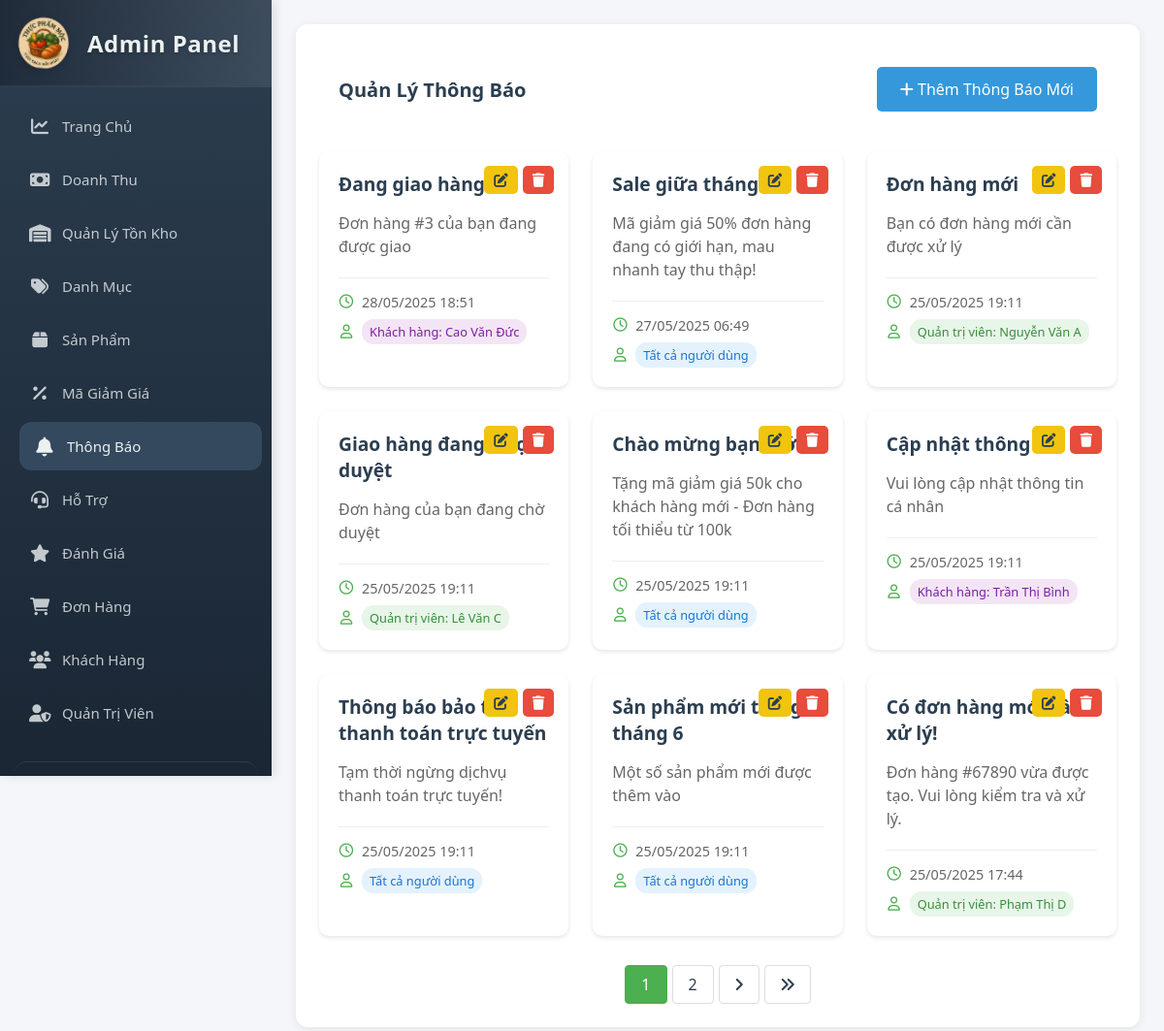
The page /admin/notifications.php (signed in) on the database its author committed.
### tables this page shows
CREATE TABLE `notifications` (
  `notification_id` int(11) NOT NULL AUTO_INCREMENT,
  `subject` varchar(255) NOT NULL,
  `message` text NOT NULL,
  `recipient_type` varchar(50) NOT NULL DEFAULT 'all',
  `recipient_id` int(11) DEFAULT NULL,
  `notification_type` enum('system','order','promotion','support') NOT NULL DEFAULT 'system',
  `created_at` timestamp NOT NULL DEFAULT current_timestamp(),
  `read_at` timestamp NULL DEFAULT NULL,
  PRIMARY KEY (`notification_id`)
);

### admin/notifications.php (the view, shortened to what this page needs)
<?php
$conn = getDBConnection();
$items_per_page = 9;
$page = isset($_GET['page']) ? (int)$_GET['page'] : 1;
$offset = ($page - 1) * $items_per_page;
$total_notifications = $conn->query("SELECT COUNT(*) as total FROM notifications")->fetch_assoc()['total'];
$total_pages = ceil($total_notifications / $items_per_page);
$notifications = $conn->query("
    SELECT n.*,
           CASE
               WHEN n.recipient_type = 'customer' THEN c.name
               WHEN n.recipient_type = 'admin' THEN a.name
               ELSE NULL
           END as recipient_name
    FROM notifications n
    LEFT JOIN customers c ON n.recipient_type = 'customer' AND n.recipient_id = c.customer_id
    LEFT JOIN administrators a ON n.recipient_type = 'admin' AND n.recipient_id = a.admin_id
    ORDER BY n.created_at DESC
    LIMIT $offset, $items_per_page
");
?>
<!DOCTYPE html>
<html lang="vi">
<head>
    <link rel="stylesheet" href="assets/css/admin-style.css">
    <link rel="stylesheet" href="https://cdnjs.cloudflare.com/ajax/libs/font-awesome/6.0.0/css/all.min.css">
</head>
<body>
    <div class="admin-container">
        <?php include 'sidebar.php'; ?>
        <main class="main-content">
            <div class="card">
                <div class="card-header">
                    <h2 class="card-title">Quản Lý Thông Báo</h2>
                    <button class="btn btn-primary" onclick="showAddNotificationForm()">
                        <i class="fas fa-plus"></i> Thêm Thông Báo Mới
                    </button>
                </div>
                <div class="notifications-grid">
                    <?php while ($notification = $notifications->fetch_assoc()): ?>
                        <div class="notification-card">
                            <div class="actions">
                                <button class="btn btn-warning" onclick='showEditNotificationForm(<?php echo json_encode($notification); ?>)'>
                                    <i class="fas fa-edit"></i>
                                </button>
                                <button class="btn btn-danger" onclick="confirmDeleteNotification(<?php echo $notification['notification_id']; ?>)">
                                    <i class="fas fa-trash"></i>
                                </button>
                            </div>
                            <h3><?php echo htmlspecialchars($notification['subject']); ?></h3>
                            <div class="notification-info">
                                <p><?php echo htmlspecialchars($notification['message']); ?></p>
                            </div>
                            <div class="notification-meta">
                                <div class="meta-item">
                                    <i class="far fa-clock"></i>
                                    <?php echo date('d/m/Y H:i', strtotime($notification['created_at'])); ?>
                                </div>
                                <div class="meta-item">
                                    <i class="far fa-user"></i>
                                    <?php
                                    if ($notification['recipient_type'] === 'all') {
                                        echo '<span class="recipient-badge recipient-all">Tất cả người dùng</span>';
                                    } elseif ($notification['recipient_type'] === 'customer') {
                                        echo '<span class="recipient-badge recipient-customer">Khách hàng: ' .
                                             htmlspecialchars($notification['recipient_name'] ?? 'Không tồn tại') . '</span>';
                                    } else {
                                        echo '<span class="recipient-badge recipient-admin">Quản trị viên: ' .
                                             htmlspecialchars($notification['recipient_name'] ?? 'Không tồn tại') . '</span>';
                                    }
                                    ?>
                                </div>
                            </div>
                        </div>
                    <?php endwhile; ?>
                </div>
                <?php if ($total_pages > 1): ?>
                    <div class="pagination">
                        <?php
                        $start_page = max(1, $page - 2);
                        $end_page = min($total_pages, $page + 2);
                        for ($i = $start_page; $i <= $end_page; $i++):
                        ?>
                            <?php if ($i == $page): ?>
                                <span class="active"><?php echo $i; ?></span>
                            <?php else: ?>
                                <a href="?page=<?php echo $i; ?>"><?php echo $i; ?></a>
                            <?php endif; ?>
                        <?php endfor; ?>
                        <?php if ($page < $total_pages): ?>
                            <a href="?page=<?php echo $page + 1; ?>" title="Trang sau"><i class="fas fa-angle-right"></i></a>
                            <a href="?page=<?php echo $total_pages; ?>" title="Trang cuối"><i class="fas fa-angle-double-right"></i></a>
                        <?php endif; ?>
                    </div>
                <?php endif; ?>
            </div>
        </main>
    </div>
</body>
</html>

### admin/assets/css/admin-style.css (style rules this page uses)
:root { --primary-color: #2c3e50; --secondary-color: #34495e; --accent-color: #3498db; --success-color: #2ecc71; --danger-color: #e74c3c; --warning-color: #f1c40f; --text-color: #2c3e50; --light-bg: #f5f6fa; --white: #ffffff; --shadow: 0 2px 4px rgba(0,0,0,0.1); }
* { margin: 0; padding: 0; box-sizing: border-box; font-family: 'Segoe UI', Tahoma, Geneva, Verdana, sans-serif; }
body { background-color: var(--light-bg); color: var(--text-color); }
.admin-container { display: flex; min-height: 100vh; }
.main-content { flex: 1; padding: 2rem; margin-left: 250px; }
.card { background: var(--white); border-radius: 10px; padding: 1.5rem; margin-bottom: 1.5rem; box-shadow: var(--shadow); }
.card-header { display: flex; justify-content: space-between; align-items: center; margin-bottom: 1.5rem; }
.card-title { font-size: 1.25rem; color: var(--primary-color); }
.btn { padding: 0.75rem 1.5rem; border: none; border-radius: 5px; cursor: pointer; font-size: 1rem; transition: all 0.3s ease; }
.btn-primary { background-color: var(--accent-color); color: var(--white); }
.btn-danger { background-color: var(--danger-color); color: var(--white); }
.btn-warning { background-color: var(--warning-color); color: var(--text-color); }

### admin/assets/css/admin-sidebar.css (style rules this page uses)
:root { --primary-color: #2c3e50; --primary-light: #3c526d; --primary-dark: #1a2634; --secondary-color: #34495e; --accent-color: #3498db; --hover-color: #2980b9; --text-light: #ecf0f1; --text-dark: #2c3e50; --border-color: rgba(236, 240, 241, 0.1); --bg-light: #f5f6fa; --bg-dark: #2c3e50; --danger-color: #e74c3c; --success-color: #2ecc71; --menu-item-height: 50px; --transition-speed: 0.3s; --sidebar-width: 280px; }
* { margin: 0; padding: 0; box-sizing: border-box; }
body { font-family: 'Segoe UI', Tahoma, Geneva, Verdana, sans-serif; background-color: var(--bg-light); min-height: 100vh; display: flex; }
.main-content { margin-left: var(--sidebar-width); padding: 25px; min-height: 100vh; width: calc(100% - var(--sidebar-width)); background-color: var(--bg-light); transition: margin-left var(--transition-speed); }
.card { background: white; border-radius: 12px; box-shadow: 0 2px 10px rgba(0, 0, 0, 0.08); margin-bottom: 25px; overflow: hidden; }
.card-header { padding: 20px; border-bottom: 1px solid var(--border-color); background: white; }

### admin/notifications.php (style rules this page uses)
.main-content { padding: 2rem; background-color: #f8f9fa; }
.notifications-grid { display: grid; grid-template-columns: repeat(3, 1fr); gap: 25px; margin-bottom: 30px; }
.notification-card { background: white; border-radius: 10px; padding: 20px; box-shadow: 0 2px 4px rgba(0,0,0,0.1); transition: transform 0.3s ease, box-shadow 0.3s ease; position: relative; overflow: hidden; }
.notification-card h3 { color: #2c3e50; margin: 0 0 15px 0; font-size: 1.2rem; display: flex; justify-content: space-between; align-items: center; }
.notification-card .actions { position: absolute; top: 15px; right: 15px; display: flex; gap: 5px; }
.notification-card .btn { padding: 5px 10px; font-size: 0.9rem; }
.notification-info { margin-bottom: 15px; padding-bottom: 15px; border-bottom: 1px solid #eee; }
.notification-info p { margin: 5px 0; color: #666; line-height: 1.5; max-height: 4.5em; overflow: hidden; text-overflow: ellipsis; display: -webkit-box; -webkit-line-clamp: 3; -webkit-box-orient: vertical; }
.notification-meta { display: flex; flex-direction: column; gap: 8px; font-size: 0.9rem; color: #666; }
.meta-item { display: flex; align-items: center; gap: 8px; }
.meta-item i { width: 16px; text-align: center; color: #4CAF50; }
.card-header { margin-bottom: 20px; display: flex; justify-content: space-between; align-items: center; }
.pagination { display: flex; justify-content: center; align-items: center; margin-top: 20px; gap: 5px; }
.pagination a, .pagination span { padding: 8px 16px; border: 1px solid #ddd; border-radius: 4px; color: #2c3e50; text-decoration: none; transition: all 0.3s ease; }
.pagination .active { background-color: #4CAF50; color: white; border-color: #4CAF50; }
.recipient-badge { display: inline-block; padding: 4px 8px; border-radius: 12px; font-size: 0.8rem; font-weight: 500; }
.recipient-all { background: #e3f2fd; color: #1976d2; }
.recipient-customer { background: #f3e5f5; color: #7b1fa2; }
.recipient-admin { background: #e8f5e9; color: #388e3c; }

### rows shown on the page
notifications: subject "Đang giao hàng", message "Đơn hàng #3 của bạn đang được giao", created_at "28/05/2025 18:51", recipient_name "Cao Văn Đức"
notifications: subject "Sale giữa tháng", message "Mã giảm giá 50% đơn hàng đang có giới hạn, mau nhanh tay thu thập!", created_at "27/05/2025 06:49", recipient_type "Tất cả người dùng"
notifications: subject "Đơn hàng mới", message "Bạn có đơn hàng mới cần được xử lý", created_at "25/05/2025 19:11", recipient_name "Nguyễn Văn A"
notifications: subject "Giao hàng đang được duyệt", message "Đơn hàng của bạn đang chờ duyệt", created_at "25/05/2025 19:11", recipient_name "Lê Văn C"
notifications: subject "Chào mừng bạn mới !", message "Tặng mã giảm giá 50k cho khách hàng mới - Đơn hàng tối thiểu từ 100k", created_at "25/05/2025 19:11", recipient_type "Tất cả người dùng"
notifications: subject "Cập nhật thông tin", message "Vui lòng cập nhật thông tin cá nhân", created_at "25/05/2025 19:11", recipient_name "Trần Thị Bình"
notifications: subject "Thông báo bảo trì thanh toán trực tuyến", message "Tạm thời ngừng dịchvụ thanh toán trực tuyến!", created_at "25/05/2025 19:11", recipient_type "Tất cả người dùng"
notifications: subject "Sản phẩm mới trong tháng 6", message "Một số sản phẩm mới được thêm vào", created_at "25/05/2025 19:11", recipient_type "Tất cả người dùng"
notifications: subject "Có đơn hàng mới cần xử lý!", message "Đơn hàng #67890 vừa được tạo. Vui lòng kiểm tra và xử lý.", created_at "25/05/2025 17:44", recipient_name "Phạm Thị D"
